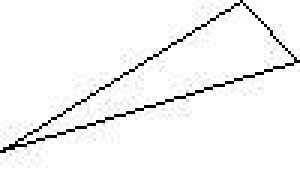
#> input picture apc2015/homework/hw3/data/2d/image_1.gif, 100 x 60 px, found by its file name (shown 3 times larger)
$ python triangles_2d_impl.py   (Python 2 division)
#> lines starting #> are read from the running program, lines starting #| are printed output that depends on the picture; after the words box and inside, x2 and y2 are one past the last pixel; in counts of white or black regions, pixels touching at a corner belong together; long printed decimals are rounded
from PIL import Image
import numpy
import math

#if matplotlib is available on your system, use it to display the iterations
try:
    import matplotlib.pyplot as plt
    MATPLOTLIB_AVAILABLE = True
except ImportError:
    print "Matplotlib is not available."
    print "You won't get the advantage of watching the ICP convergence..."

def image_to_points(numpy_image):
    """
    Given an PIL Image object, extract the 2D point cloud.
    The result should be a list of points [[x1,y1],...,[xn,yn]]
    """
    res = []
    for i in range(numpy_image.shape[0]):
        for j in range(numpy_image.shape[1]):
            if numpy_image[i,j]==0:
                res.append([i,j])
    return res

def euclidean_distance_2(P1, P2):
    """
    Compute the Squared Euclidean distance between 2 2D points
    """
    return (P1[0]-P2[0])**2+(P1[1]-P2[1])**2

def sum_of_squared_errors(P1,P2):
    """For the corresponding points P1 and P2, returns the sum of squared
    errors"""
    return sum(euclidean_distance_2(p1,p2) for (p1,p2) in zip(P1,P2))

def get_closest_points_2d(P1, P2):
    """
    Compute the closest 2D points searching exhaustively. The output has
    the same dimension as P1 and produces the closest point in P2 to P1.
    Input points: [[x1,y1],[x2,y2],...]
    """
    P2match = []
    for p1 in P1:
        best = P2[0]
        best_dist = euclidean_distance_2(p1,P2[0])
        for p2 in P2[1:]:
            d = euclidean_distance_2(p1,p2)
            if d < best_dist:
                best_dist = d
                best = p2
        P2match.append(best)
    return P2match

def threshold_closest_points(P1, P2, threshold):
    """
    Discard the pairs of points for which their mutual distance exceeds the
    predefined threshold
    Input points: [[x1,y1],[x2,y2],...]
    """
    P1_th = []; P2_th = []
    for p1,p2 in zip(P1,P2):
        if euclidean_distance_2(p1,p2) <= threshold:
            P1_th.append(p1)
            P2_th.append(p2)
    return P1_th, P2_th

def get_correspondences(P1, P2):
    """Returns a pair of lists  (S1,S2) where S1[i] is an element of P1 that
    corresponds to S2[i], which is an element of P2."""
    # Find the closest points to triangle 1 by exhaustive search using the
    # squared Euclidean distance
    P2matches = get_closest_points_2d(P1, P2)

    # The matching pairs may contain irrelevant data. Keep only the matching
    # points that are close enough within a threshold parameter
    # Note that this can be done together with the previous function
    threshold = 0
    frac = 0.99
    #TODO: determine a good threshold
    d = sorted(euclidean_distance_2(p1,p2) for (p1,p2) in zip(P1,P2matches))
    threshold = d[int(frac*len(d))]
    S1, S2 = threshold_closest_points(P1,P2matches,threshold)
    return S1,S2

def subtract_mean(point_list):
    """
    Input list: ((x1,y1),(x2,y2),...)
    Returns a pair ([p1-mean,...,pn-mean], mean)
    """
    mean_x = float(sum(p[0] for p in point_list))/len(point_list)
    mean_y = float(sum(p[1] for p in point_list))/len(point_list)
    point_list_minus_mean = [[p[0]-mean_x,p[1]-mean_y] for p in point_list]
    return point_list_minus_mean, [mean_x, mean_y]


def transform_point(p,R,t):
    """Compute the point p transformed by the rotation R and translation t"""
    x = R[0][0]*p[0]+R[0][1]*p[1]+t[0]
    y = R[1][0]*p[0]+R[1][1]*p[1]+t[1]
    return [x,y]

def transform_points(Points,R,t):
    """Compute the points transformed by the rotation R and translation t"""
    return [transform_point(p,R,t) for p in Points]

def compute_error_minimizing_rotation(Points1, Points2):
    """
    Compute the rotation matrix that rotates the points in Points2 to minimize
    squared error to the points in Points1
    """
    H = numpy.zeros((2,2))
    for p1,p2 in zip(Points1,Points2):
        H += numpy.outer(p1,p2)
    U,s,V = numpy.linalg.svd(H)
    sol1 = numpy.dot(U,V.T)
    sol2 = numpy.dot(V,U.T)
    if sum_of_squared_errors(Points1,transform_points(Points2,sol1,[0,0])) < sum_of_squared_errors(Points1,transform_points(Points2,sol2,[0,0])):
        return sol1
    else:
        return sol2

def icp_step(Points1,Points2):
    """
    Performs 1 step of ICP, given two point clouds.

    Return value should be a pair (R,t) containing the
    new rotation and translation of Points2.
    """
    #get the correspondences
    S1,S2 = get_correspondences(Points1,Points2)

    # Center the resulting pairs substracting their means
    S1_shift, mean1 = subtract_mean(S1)
    S2_shift, mean2 = subtract_mean(S2)

    #calculate the error-minimizing rotation
    R = compute_error_minimizing_rotation(S1_shift,S2_shift)
    #find the t such that R*p+t = R*(p-mean2)+mean1
    Rmean2 = [R[0][0]*mean2[0]+R[0][1]*mean2[1],
              R[1][0]*mean2[0]+R[1][1]*mean2[1]]
    return R,[mean1[0]-Rmean2[0],mean1[1]-Rmean2[1]]


# ~~~~~~~~~~~~~~~~~~~~~~~~~~~~~~~~~~~~~~~~~~~~~~~~~~~~~~~~~~~~
#                 MAIN PROGRAM
# ~~~~~~~~~~~~~~~~~~~~~~~~~~~~~~~~~~~~~~~~~~~~~~~~~~~~~~~~~~~~

file_triangle1 = "data/2d/image_1.gif"
file_triangle2 = "data/2d/image_2.gif"

# Read the images and convert to gray scale
imageraw1 = numpy.array( Image.open(file_triangle1).convert('L') )
imageraw2 = numpy.array( Image.open(file_triangle2).convert('L') )
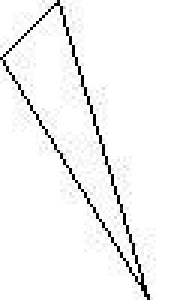
#> input picture apc2015/homework/hw3/data/2d/image_2.gif, 60 x 100 px, found by its file name (shown 3 times larger)

# Threshold the images
image1 = 1*(imageraw1>128)
#> image1: shape (60, 100) int64; values 0 (black) and 1 (white), 96.7% white; black in thin lines or dots, all inside (x1, y1, x2, y2) = (0, 0, 100, 51)
image2 = 1*(imageraw2>128)
#> image2: shape (100, 60) int64; values 0 (black) and 1 (white), 96.7% white; black in thin lines or dots, all inside (x1, y1, x2, y2) = (0, 0, 50, 100)

# We want to match the triangles (black points with values 0), so we need to get
# their coordinates and discard the points corresponding to the background
# (white points with value 1).
# triangle1 and triangle2 should contain the selected points
triangle1 = image_to_points(image1)
#> triangle1 = 198 pairs, first value 0 to 50, second value 0 to 99
triangle2 = image_to_points(image2)
#> triangle2 = 197 pairs, first value 0 to 99, second value 0 to 49


#set up an initial guess
theta = -1.0
R = [[math.cos(theta),-math.sin(theta)],[math.sin(theta),math.cos(theta)]]
t = [0,0]

#Run ICP for 20 iterations
for iters in range(20):
    tri2transformed = transform_points(triangle2,R,t)
    S1,S2 = get_correspondences(triangle1,tri2transformed)
    if MATPLOTLIB_AVAILABLE:
        #plot the transformed triangles and their correspondences
        plt.scatter([p[0] for p in triangle1],[p[1] for p in triangle1],
                marker="o")
        plt.scatter([p[0] for p in tri2transformed],[p[1] for p in tri2transformed],
                marker="*")
        for p1,p2 in zip(S1,S2):
            plt.plot([p1[0],p2[0]],[p1[1],p2[1]],color='r',linestyle='-')
        plt.show()

    Rdelta,tdelta = icp_step(triangle1,tri2transformed)
    print "iter",iters,len(S1),"correspondences, mean squared error",float(sum_of_squared_errors(S1,S2))/len(S1)

    #compose the new rotation with the old rotation
    r1 = transform_point([R[0][0],R[1][0]],Rdelta,[0,0])
    r2 = transform_point([R[0][1],R[1][1]],Rdelta,[0,0])
    R[0][0],R[1][0] = r1
    R[0][1],R[1][1] = r2
    t = transform_point(t,Rdelta,tdelta)
#> this loop made 20 passes
#> (mean1 in icp_step, Rmean2 in icp_step, Rdelta) on pass 1: ([28.43, 49.7], [21.12, -3.09], [[0.891, 0.454], [-0.454, 0.891]])
#> mean1 in icp_step on pass 2: [28.43, 49.7]
#| iter 0 197 correspondences, mean squared error 2579.825
#| iter 1 197 correspondences, mean squared error 377.075
#| iter 2 197 correspondences, mean squared error 189.598
#| iter 3 197 correspondences, mean squared error 116.169
#| iter 4 197 correspondences, mean squared error 80.435
#| iter 5 197 correspondences, mean squared error 56.182
#| iter 6 197 correspondences, mean squared error 37.775
#| iter 7 197 correspondences, mean squared error 24.811
#> (further printed lines are left out)
#> pass 1, `plt.show()`:
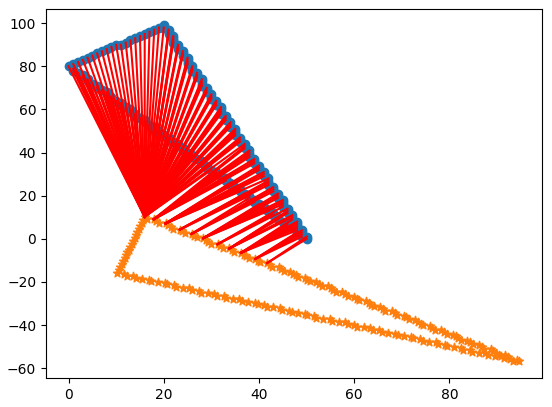
#> figure drawn by matplotlib, 1 panel
#> pass 2, `plt.show()`:
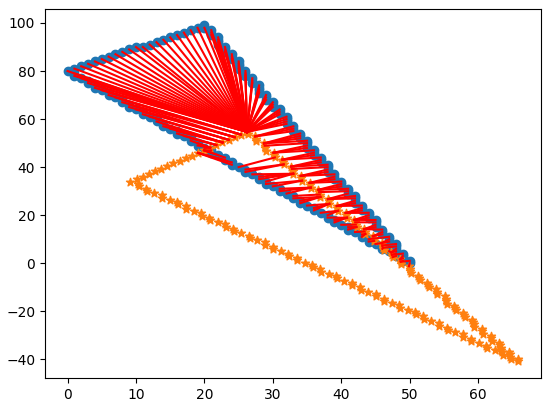
#> figure drawn by matplotlib, 1 panel
